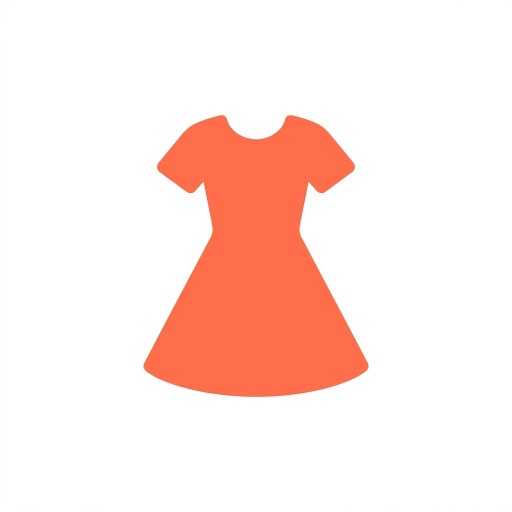
#> input picture assets-source/dress.jpg, 1024 x 1024 px, found by its file name (shown at 1/2 size)
$ python _insp.py
#> lines starting #> are read from the running program, lines starting #| are printed output that depends on the picture; after the words box and inside, x2 and y2 are one past the last pixel; in counts of white or black regions, pixels touching at a corner belong together
from PIL import Image
import numpy as np
im = Image.open('assets-source/dress.jpg').convert('RGB')
#> im is the input picture: PIL image 1024x1024 RGB; mean R, G, B 254.7, 232.4, 226.9
a = np.array(im).astype(int)
h, w, _ = a.shape
#> h = 1024; w = 1024
print('source:', im.size)
#| source: (1024, 1024)
# histogram of luminance to see how much is background
lum = np.array(im.convert('L'))
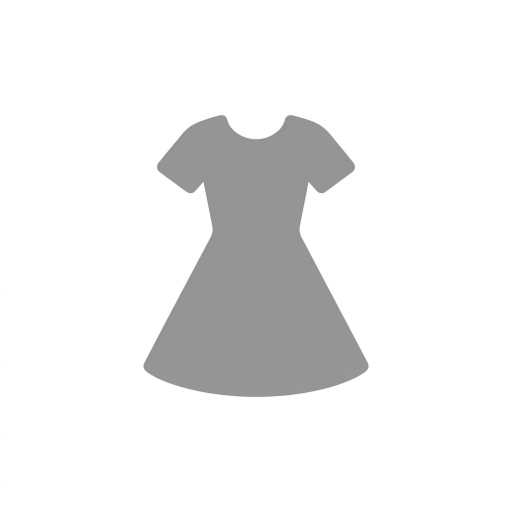
#> lum: shape (1024, 1024) (shown at 1/2 size); min 132, max 255, mean 238.4
print('luminance: min %d  max %d  mean %.1f' % (lum.min(), lum.max(), lum.mean()))
#| luminance: min 132  max 255  mean 238.4
print('pixels that are essentially white (>=250): %.1f%%' % (100 * (lum >= 250).mean()))
#| pixels that are essentially white (>=250): 84.1%
# what the dress colour actually is
bb = (286, 230, 738, 795)  # the bounding box measured earlier
subject = a[bb[1]:bb[3], bb[0]:bb[2]]
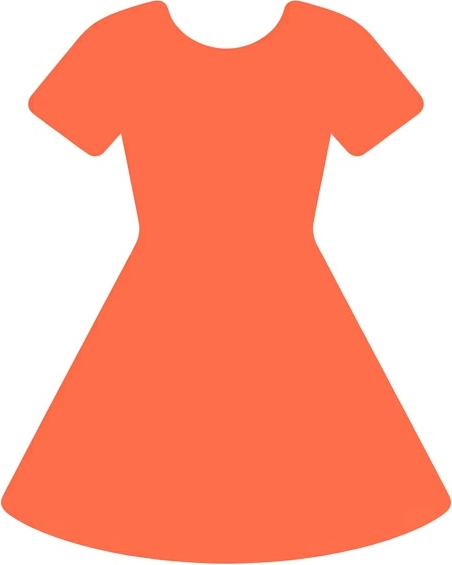
#> subject: shape (565, 452, 3) int64; mean R, G, B 253.8, 162, 139.6
m = np.abs(subject - 255).sum(axis=2) > 40
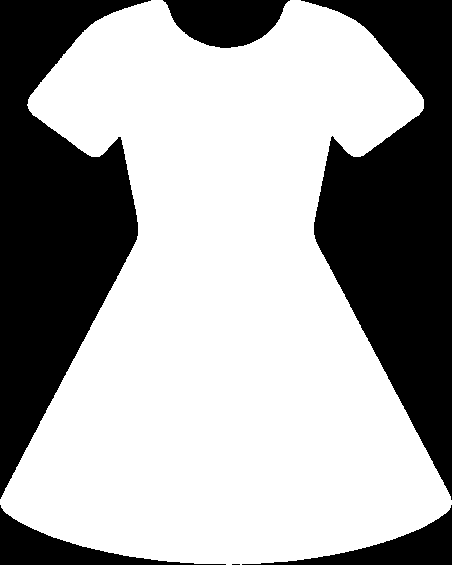
#> m: shape (565, 452) bool; 64.7% white; 6 black regions (1 under 20 px), largest, box (x1, y1, x2, y2) and area: (0, 0, 151, 499) 39220, (301, 0, 452, 500) 39132, (163, 0, 290, 48) 4356, (0, 505, 226, 565) 3755, (242, 505, 452, 565) 3694
px = subject[m]
print('subject pixels: %d' % len(px))
#| subject pixels: 165215
#> (the run stopped early here; a loop or call above may not have finished)
